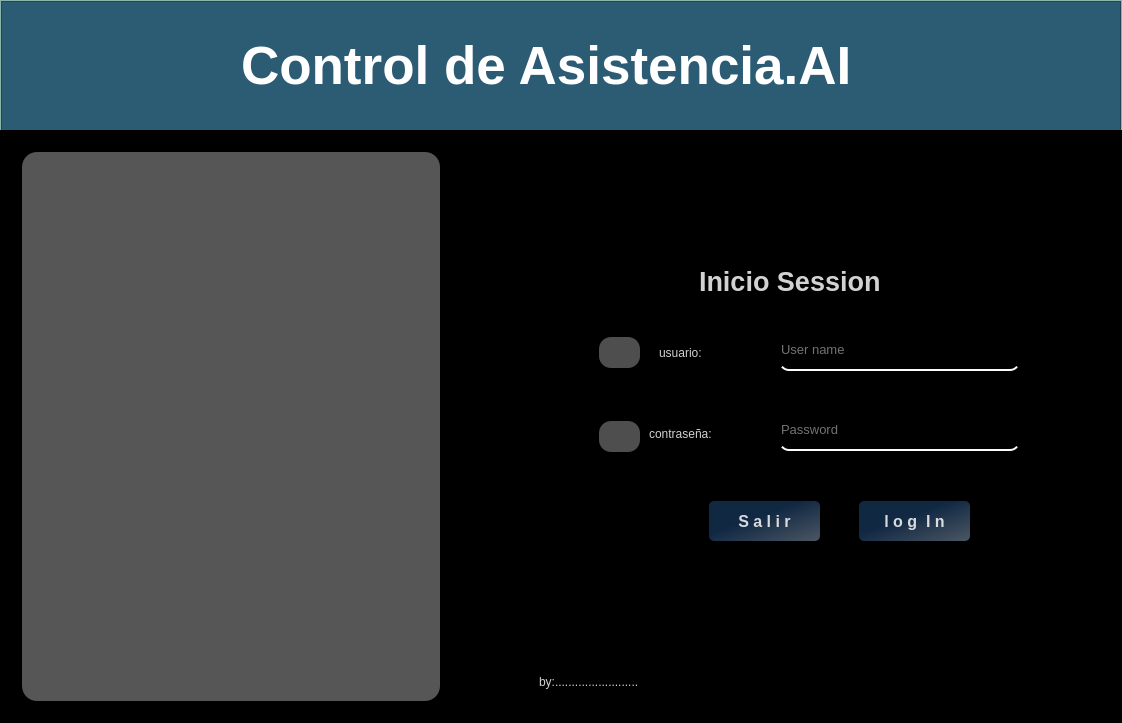
<?xml version="1.0" encoding="UTF-8"?>
<ui version="4.0">
 <class>login</class>
 <widget class="QWidget" name="login">
  <property name="geometry">
   <rect>
    <x>0</x>
    <y>0</y>
    <width>1122</width>
    <height>723</height>
   </rect>
  </property>
  <property name="minimumSize">
   <size>
    <width>1122</width>
    <height>723</height>
   </size>
  </property>
  <property name="maximumSize">
   <size>
    <width>1122</width>
    <height>723</height>
   </size>
  </property>
  <property name="windowTitle">
   <string>inicio session</string>
  </property>
  <property name="windowIcon">
   <iconset theme=":/images/OpenCV.png"/>
  </property>
  <property name="windowOpacity">
   <double>10000.000000000000000</double>
  </property>
  <property name="styleSheet">
   <string notr="true">background-color: rgba(170, 220, 205,200);
padding:0px;</string>
  </property>
  <layout class="QVBoxLayout" name="verticalLayout">
   <property name="spacing">
    <number>0</number>
   </property>
   <property name="leftMargin">
    <number>0</number>
   </property>
   <property name="topMargin">
    <number>0</number>
   </property>
   <property name="rightMargin">
    <number>0</number>
   </property>
   <property name="bottomMargin">
    <number>0</number>
   </property>
   <item>
    <widget class="QFrame" name="frame">
     <property name="enabled">
      <bool>true</bool>
     </property>
     <property name="minimumSize">
      <size>
       <width>0</width>
       <height>130</height>
      </size>
     </property>
     <property name="maximumSize">
      <size>
       <width>16777215</width>
       <height>130</height>
      </size>
     </property>
     <property name="frameShape">
      <enum>QFrame::StyledPanel</enum>
     </property>
     <property name="frameShadow">
      <enum>QFrame::Raised</enum>
     </property>
     <layout class="QVBoxLayout" name="verticalLayout_3">
      <property name="spacing">
       <number>0</number>
      </property>
      <property name="leftMargin">
       <number>0</number>
      </property>
      <property name="topMargin">
       <number>0</number>
      </property>
      <property name="rightMargin">
       <number>0</number>
      </property>
      <property name="bottomMargin">
       <number>0</number>
      </property>
      <item>
       <widget class="QFrame" name="frame_2">
        <property name="minimumSize">
         <size>
          <width>0</width>
          <height>130</height>
         </size>
        </property>
        <property name="maximumSize">
         <size>
          <width>16777215</width>
          <height>130</height>
         </size>
        </property>
        <property name="styleSheet">
         <string notr="true">background-color: rgb(44, 91, 116);</string>
        </property>
        <property name="frameShape">
         <enum>QFrame::StyledPanel</enum>
        </property>
        <property name="frameShadow">
         <enum>QFrame::Raised</enum>
        </property>
        <layout class="QHBoxLayout" name="horizontalLayout_2">
         <item>
          <widget class="QLabel" name="label_6">
           <property name="minimumSize">
            <size>
             <width>100</width>
             <height>80</height>
            </size>
           </property>
           <property name="maximumSize">
            <size>
             <width>200</width>
             <height>80</height>
            </size>
           </property>
           <property name="styleSheet">
            <string notr="true">padding-left:100px;</string>
           </property>
           <property name="text">
            <string/>
           </property>
           <property name="pixmap">
            <pixmap resource="../images/res.qrc">:/images/iniciar-sesion.png</pixmap>
           </property>
           <property name="scaledContents">
            <bool>true</bool>
           </property>
           <property name="alignment">
            <set>Qt::AlignCenter</set>
           </property>
          </widget>
         </item>
         <item>
          <widget class="QLabel" name="label_5">
           <property name="font">
            <font>
             <family>Yu Gothic UI</family>
             <pointsize>40</pointsize>
             <weight>75</weight>
             <bold>true</bold>
            </font>
           </property>
           <property name="styleSheet">
            <string notr="true">color: rgb(255, 255, 255);
padding-left:10px;</string>
           </property>
           <property name="text">
            <string>Control de Asistencia.AI</string>
           </property>
          </widget>
         </item>
        </layout>
       </widget>
      </item>
     </layout>
    </widget>
   </item>
   <item>
    <widget class="QFrame" name="frame_3">
     <property name="styleSheet">
      <string notr="true">background-color:rgb(0, 0, 0);</string>
     </property>
     <property name="frameShape">
      <enum>QFrame::StyledPanel</enum>
     </property>
     <property name="frameShadow">
      <enum>QFrame::Raised</enum>
     </property>
     <layout class="QHBoxLayout" name="horizontalLayout">
      <property name="spacing">
       <number>8</number>
      </property>
      <property name="leftMargin">
       <number>0</number>
      </property>
      <property name="topMargin">
       <number>0</number>
      </property>
      <property name="rightMargin">
       <number>0</number>
      </property>
      <property name="bottomMargin">
       <number>0</number>
      </property>
      <item>
       <widget class="QFrame" name="frame_4">
        <property name="maximumSize">
         <size>
          <width>460</width>
          <height>16777215</height>
         </size>
        </property>
        <property name="styleSheet">
         <string notr="true">#frame_4{
  border-image:url(:/images/fondo-l.jpg);
}</string>
        </property>
        <property name="frameShape">
         <enum>QFrame::StyledPanel</enum>
        </property>
        <property name="frameShadow">
         <enum>QFrame::Raised</enum>
        </property>
        <layout class="QVBoxLayout" name="verticalLayout_2">
         <property name="leftMargin">
          <number>20</number>
         </property>
         <property name="topMargin">
          <number>20</number>
         </property>
         <property name="rightMargin">
          <number>20</number>
         </property>
         <property name="bottomMargin">
          <number>20</number>
         </property>
         <item>
          <widget class="QLabel" name="label_16">
           <property name="styleSheet">
            <string notr="true">background-color:rgba(200,200,200,110);
border-radius: 15px;
padding-top:125px;
padding-bottom:125px;</string>
           </property>
           <property name="text">
            <string/>
           </property>
           <property name="pixmap">
            <pixmap resource="../images/res.qrc">:/images/sistemas 4.png</pixmap>
           </property>
           <property name="scaledContents">
            <bool>true</bool>
           </property>
          </widget>
         </item>
        </layout>
       </widget>
      </item>
      <item>
       <widget class="QFrame" name="frame_5">
        <property name="styleSheet">
         <string notr="true">#frame_5{
  border-image:url(:/images/fondo-r.jpg);
}</string>
        </property>
        <property name="frameShape">
         <enum>QFrame::StyledPanel</enum>
        </property>
        <property name="frameShadow">
         <enum>QFrame::Raised</enum>
        </property>
        <widget class="QLabel" name="label_12">
         <property name="geometry">
          <rect>
           <x>80</x>
           <y>110</y>
           <width>511</width>
           <height>361</height>
          </rect>
         </property>
         <property name="styleSheet">
          <string notr="true">#label_12{
  background-color:rgba(0,0,0,110);
  border-radius: 15px;
}</string>
         </property>
         <property name="text">
          <string/>
         </property>
        </widget>
        <widget class="QLabel" name="label_13">
         <property name="geometry">
          <rect>
           <x>230</x>
           <y>130</y>
           <width>261</width>
           <height>40</height>
          </rect>
         </property>
         <property name="font">
          <font>
           <pointsize>20</pointsize>
           <weight>75</weight>
           <bold>true</bold>
          </font>
         </property>
         <property name="styleSheet">
          <string notr="true">background-color:rgba(0,0,0,0);
color:rgba(255,255,255,210);</string>
         </property>
         <property name="text">
          <string>Inicio Session</string>
         </property>
        </widget>
        <widget class="QLineEdit" name="in_User">
         <property name="geometry">
          <rect>
           <x>310</x>
           <y>200</y>
           <width>241</width>
           <height>40</height>
          </rect>
         </property>
         <property name="font">
          <font>
           <pointsize>10</pointsize>
           <weight>50</weight>
           <italic>false</italic>
           <bold>false</bold>
           <underline>false</underline>
           <strikeout>false</strikeout>
           <kerning>true</kerning>
          </font>
         </property>
         <property name="styleSheet">
          <string notr="true">background-color:rgba(0,0,0,100);
border-radius:10px;
border:none;
border-bottom:2px solid rgba(255,250,252,255);
color: rgba(255,255,255,230);
padding-bottom:1px;</string>
         </property>
         <property name="placeholderText">
          <string>User name</string>
         </property>
        </widget>
        <widget class="QLineEdit" name="in_Password">
         <property name="geometry">
          <rect>
           <x>310</x>
           <y>280</y>
           <width>241</width>
           <height>40</height>
          </rect>
         </property>
         <property name="font">
          <font>
           <pointsize>10</pointsize>
          </font>
         </property>
         <property name="styleSheet">
          <string notr="true">background-color:rgba(0,0,0,100);
border-radius:10px;
border:none;
border-bottom:2px solid rgba(255,250,252,255);
color: rgba(255,255,255,230);
padding-bottom:2px;</string>
         </property>
         <property name="echoMode">
          <enum>QLineEdit::Password</enum>
         </property>
         <property name="placeholderText">
          <string>Password</string>
         </property>
        </widget>
        <widget class="QLabel" name="label_14">
         <property name="geometry">
          <rect>
           <x>190</x>
           <y>206</y>
           <width>121</width>
           <height>31</height>
          </rect>
         </property>
         <property name="styleSheet">
          <string notr="true">background-color:rgba(0,0,0,0);
color:rgba(255,255,255,210);

font: 75 12pt &quot;Consolas&quot;;
</string>
         </property>
         <property name="text">
          <string>usuario: </string>
         </property>
        </widget>
        <widget class="QLabel" name="label_15">
         <property name="geometry">
          <rect>
           <x>180</x>
           <y>287</y>
           <width>121</width>
           <height>31</height>
          </rect>
         </property>
         <property name="styleSheet">
          <string notr="true">background-color:rgba(0,0,0,0);
color:rgba(255,255,255,210);

font: 75 12pt &quot;Consolas&quot;;
</string>
         </property>
         <property name="text">
          <string>contraseña:</string>
         </property>
        </widget>
        <widget class="QPushButton" name="btn_Salir">
         <property name="enabled">
          <bool>true</bool>
         </property>
         <property name="geometry">
          <rect>
           <x>240</x>
           <y>370</y>
           <width>111</width>
           <height>40</height>
          </rect>
         </property>
         <property name="minimumSize">
          <size>
           <width>50</width>
           <height>40</height>
          </size>
         </property>
         <property name="font">
          <font>
           <pointsize>12</pointsize>
           <weight>75</weight>
           <bold>true</bold>
          </font>
         </property>
         <property name="styleSheet">
          <string notr="true">QPushButton#btn_Salir{	
	background-color: qlineargradient(spread:pad, x1:0, y1:0, x2:1, y2:1, stop:0.418719 rgba(20, 47, 78, 219), stop:1 rgba(85, 98, 112, 226));
	color:rgba(255,255,255,210);
	border-radius:5px;
}

QPushButton#btn_Salir:hover{	
	background-color: qlineargradient(spread:pad, x1:0, y1:0, x2:1, y2:1, stop:0.418719 rgba(40, 67, 98, 219), stop:1 rgba(105, 118, 132, 226));
}

QPushButton#btn_Salir:pressed{	
	padding-left:5px;
	padding-top:5px;
	background-color:rgba(48,132,132,200);
}
</string>
         </property>
         <property name="text">
          <string>S a l i r</string>
         </property>
        </widget>
        <widget class="QPushButton" name="btn_Login">
         <property name="enabled">
          <bool>true</bool>
         </property>
         <property name="geometry">
          <rect>
           <x>390</x>
           <y>370</y>
           <width>111</width>
           <height>40</height>
          </rect>
         </property>
         <property name="minimumSize">
          <size>
           <width>0</width>
           <height>40</height>
          </size>
         </property>
         <property name="font">
          <font>
           <pointsize>12</pointsize>
           <weight>75</weight>
           <bold>true</bold>
          </font>
         </property>
         <property name="styleSheet">
          <string notr="true">QPushButton#btn_Login{	
	background-color: qlineargradient(spread:pad, x1:0, y1:0, x2:1, y2:1, stop:0.418719 rgba(20, 47, 78, 219), stop:1 rgba(85, 98, 112, 226));
	color:rgba(255,255,255,210);
	border-radius:5px;
}

QPushButton#btn_Login:hover{	
	background-color: qlineargradient(spread:pad, x1:0, y1:0, x2:1, y2:1, stop:0.418719 rgba(40, 67, 98, 219), stop:1 rgba(105, 118, 132, 226));
}

QPushButton#btn_Login:pressed{	
	padding-left:5px;
	padding-top:5px;
	background-color:rgba(48,132,132,200);
}</string>
         </property>
         <property name="text">
          <string>l o g  I n</string>
         </property>
        </widget>
        <widget class="QLabel" name="label">
         <property name="geometry">
          <rect>
           <x>70</x>
           <y>540</y>
           <width>251</width>
           <height>21</height>
          </rect>
         </property>
         <property name="styleSheet">
          <string notr="true">background-color:rgba(0,0,0,0);
color:rgba(255,255,255,210);

font: 75 10pt &quot;Consolas&quot;;</string>
         </property>
         <property name="text">
          <string>by:.........................</string>
         </property>
        </widget>
        <widget class="QLabel" name="label_2">
         <property name="geometry">
          <rect>
           <x>130</x>
           <y>206</y>
           <width>41</width>
           <height>31</height>
          </rect>
         </property>
         <property name="minimumSize">
          <size>
           <width>41</width>
           <height>31</height>
          </size>
         </property>
         <property name="maximumSize">
          <size>
           <width>41</width>
           <height>31</height>
          </size>
         </property>
         <property name="styleSheet">
          <string notr="true">background-color:rgba(200,200,200,100);
color:rgba(255,255,255,210);
border-radius:12px;</string>
         </property>
         <property name="text">
          <string/>
         </property>
         <property name="pixmap">
          <pixmap resource="../images/res.qrc">:/images/usuario.png</pixmap>
         </property>
         <property name="scaledContents">
          <bool>true</bool>
         </property>
        </widget>
        <widget class="QLabel" name="label_3">
         <property name="geometry">
          <rect>
           <x>130</x>
           <y>290</y>
           <width>41</width>
           <height>31</height>
          </rect>
         </property>
         <property name="minimumSize">
          <size>
           <width>41</width>
           <height>31</height>
          </size>
         </property>
         <property name="maximumSize">
          <size>
           <width>41</width>
           <height>31</height>
          </size>
         </property>
         <property name="styleSheet">
          <string notr="true">background-color:rgba(200,200,200,100);
color:rgba(255,255,255,210);
border-radius:12px;</string>
         </property>
         <property name="text">
          <string/>
         </property>
         <property name="pixmap">
          <pixmap resource="../images/res.qrc">:/images/contrasena.png</pixmap>
         </property>
         <property name="scaledContents">
          <bool>true</bool>
         </property>
        </widget>
       </widget>
      </item>
     </layout>
    </widget>
   </item>
  </layout>
 </widget>
 <resources>
  <include location="../images/res.qrc"/>
 </resources>
 <connections/>
</ui>
